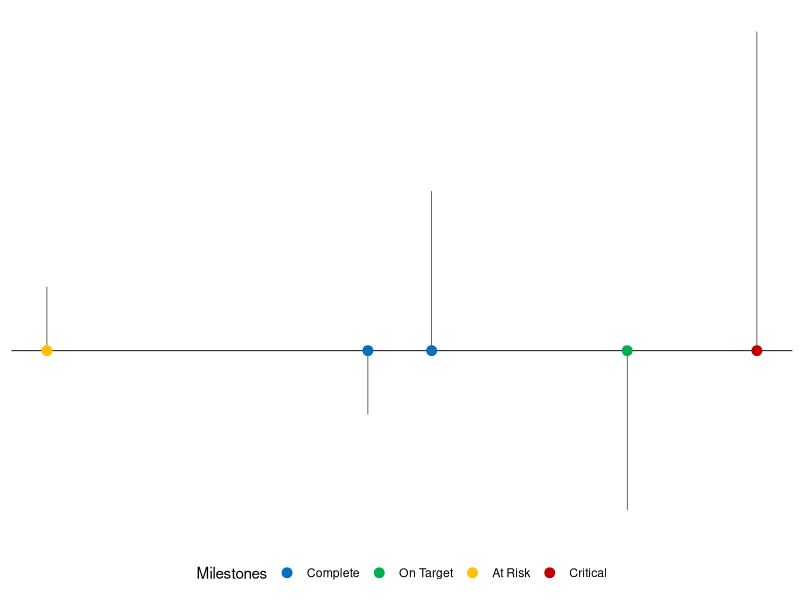
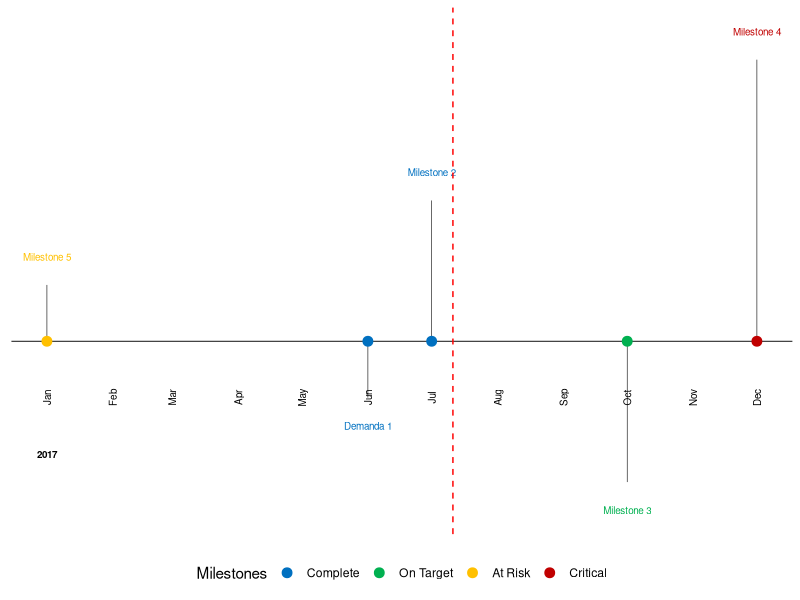
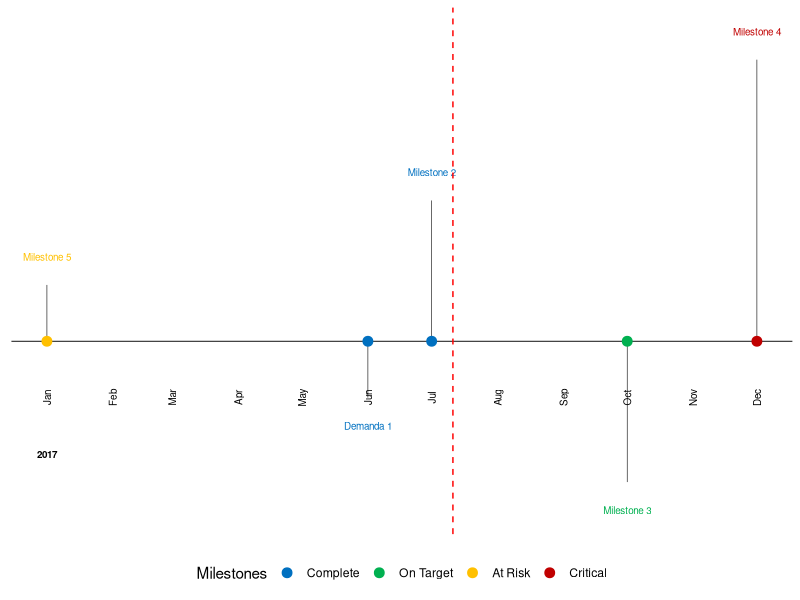

Source code (R) for these figures, in order:
library(ggplot2)
library(scales)
library(lubridate)
library(tidyverse)
library(dplyr)

#date;milestones;status
#1/6/2017;Milestone 1;Complete
#1/7/2017;Milestone 2;Complete
#1/10/2017;Milestone 3;On Target
#1/12/2017;Milestone 4;Critical
#1/1/2017;Milestone 5;At Risk

df <- data.frame(date       = c("1/6/2017", "1/7/2017", "1/10/2017", "1/12/2017", "1/1/2017"),
                 milestones = c("Demanda 1", "Milestone 2", "Milestone 3", "Milestone 4", "Milestone 5"),
                 status     = c("Complete", "Complete", "On Target", "Critical", "At Risk")
)
#df <- read.csv("milestones.csv", sep = ";")
df$date <- as.Date(df$date, format = "%d/%m/%Y")
df <- df[with(df, order(date)), ]

status_levels <- c("Complete", "On Target", "At Risk", "Critical")
status_colors <- c("#0070C0", "#00B050", "#FFC000", "#C00000")
df$status <- factor(df$status, levels=status_levels, ordered=TRUE)



positions <- c(0.10, -0.10, 0.25, -0.25, 0.5, -0.5)
directions <- c(1, -1)

line_pos <- data.frame(
  "date"=unique(df$date),
  "position"=rep(positions, length.out=length(unique(df$date))),
  "direction"=rep(directions, length.out=length(unique(df$date)))
)




df <- merge(x=df, y=line_pos, by="date", all = TRUE)
df <- df[with(df, order(date, status)), ]

month_buffer <- 2

month_date_range <- seq(min(df$date) - months(month_buffer), max(df$date) + months(month_buffer), by='month')
month_format <- format(month_date_range, '%b')
month_df <- data.frame(month_date_range, month_format)

year_date_range <- seq(min(df$date) - months(month_buffer), max(df$date) + months(month_buffer), by='year')
year_date_range <- as.Date(
  intersect(
    ceiling_date(year_date_range, unit="year"),
    floor_date(year_date_range, unit="year")
  ),  origin = "1970-01-01"
)
year_format <- format(year_date_range, '%Y')
year_df <- data.frame(year_date_range, year_format)

text_offset <- 0.05

df$month_count <- ave(df$date==df$date, df$date, FUN=cumsum)
df$text_position <- (df$month_count * text_offset * df$direction) + df$position
df$text_positionv1 <- (df$month_count * text_offset * df$direction) + df$position
head(df)

#df$text_position = -1

#### PLOT ####
glimpse(df)

timeline_plot<-ggplot(df,aes(x=date,y=0, col=status, label=milestones))
timeline_plot<-timeline_plot+labs(col="Milestones")
timeline_plot<-timeline_plot+scale_color_manual(values=status_colors, labels=status_levels, drop = FALSE)
timeline_plot<-timeline_plot+theme_classic()



# Plot horizontal black line for timeline
timeline_plot<-timeline_plot+geom_hline(yintercept=0, 
                                        color = "black", size=0.3)



# Plot vertical segment lines for milestones
timeline_plot<-timeline_plot+geom_segment(data=df[df$month_count == 1,], aes(y=position,yend=0,xend=date), color='black', size=0.2)

# Plot scatter points at zero and date
timeline_plot<-timeline_plot+geom_point(aes(y=0), size=3)

# Don't show axes, appropriately position legend
timeline_plot<-timeline_plot+theme(axis.line.y=element_blank(),
                                   axis.text.y=element_blank(),
                                   axis.title.x=element_blank(),
                                   axis.title.y=element_blank(),
                                   axis.ticks.y=element_blank(),
                                   axis.text.x =element_blank(),
                                   axis.ticks.x =element_blank(),
                                   axis.line.x =element_blank(),
                                   legend.position = "bottom"
)

timeline_plot

# Show text for each month
timeline_plot<-timeline_plot+geom_text(data=month_df, aes(x=month_date_range,y=-0.1,label=month_format),size=2.5,vjust=0.5, color='black', angle=90)
# Show year text
timeline_plot<-timeline_plot+geom_text(data=year_df, aes(x=year_date_range,y=-0.2,label=year_format, fontface="bold"),size=2.5, color='black')
# Show text for each milestone
#timeline_plot<-timeline_plot+geom_text(aes(y=text_position,label=milestones),size=2.5)
# Show text for each milestone
timeline_plot<-timeline_plot+geom_text(data=df, aes(y=text_position,label=milestones),size=2.5)
timeline_plot<-timeline_plot+xlim(min(df$date), max(df$date))

# Definition of character strings representing dates
str1 <- "11/07/2017"

# Convert the strings to dates: date1, date2, date3
date1 <- as.Date(str1, format = "%d/%m/%Y")
timeline_plot<-timeline_plot + geom_vline(xintercept=date1, linetype="dashed", color = "red")
#typeof(timeline_plot)
#timeline_plot<-timeline_plot+geom_text(check_overlap = TRUE)
#timeline_plot<-timeline_plot+geom_label(nudge_y=0.05)
print(timeline_plot)
png("cronograma.png", width = 400, height = 480)
timeline_plot
dev.off() # to complete the writing process and return output to your monitor
